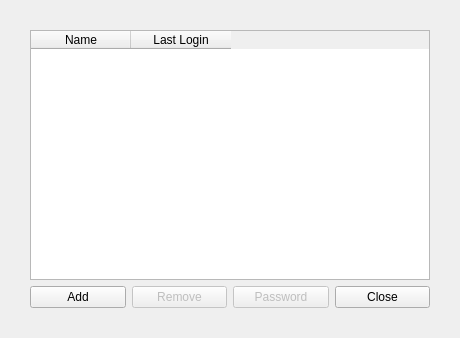
<?xml version="1.0" encoding="UTF-8"?>
<ui version="4.0">
 <class>QUserListDialog</class>
 <widget class="QWidget" name="QUserListDialog">
  <property name="geometry">
   <rect>
    <x>0</x>
    <y>0</y>
    <width>460</width>
    <height>338</height>
   </rect>
  </property>
  <property name="windowTitle">
   <string>Form</string>
  </property>
  <layout class="QVBoxLayout" name="verticalLayout_2">
   <property name="margin">
    <number>30</number>
   </property>
   <item>
    <widget class="QTableWidget" name="userTableWidget">
     <property name="minimumSize">
      <size>
       <width>400</width>
       <height>0</height>
      </size>
     </property>
     <column>
      <property name="text">
       <string>Name</string>
      </property>
     </column>
     <column>
      <property name="text">
       <string>Last Login</string>
      </property>
     </column>
    </widget>
   </item>
   <item>
    <layout class="QHBoxLayout" name="horizontalLayout">
     <item>
      <widget class="QPushButton" name="addPushButton">
       <property name="text">
        <string>Add</string>
       </property>
      </widget>
     </item>
     <item>
      <widget class="QPushButton" name="removePushButton">
       <property name="enabled">
        <bool>false</bool>
       </property>
       <property name="text">
        <string>Remove</string>
       </property>
       <property name="flat">
        <bool>false</bool>
       </property>
      </widget>
     </item>
     <item>
      <widget class="QPushButton" name="resetPasswordPushButton">
       <property name="enabled">
        <bool>false</bool>
       </property>
       <property name="text">
        <string>Password</string>
       </property>
      </widget>
     </item>
     <item>
      <widget class="QPushButton" name="closePushButton">
       <property name="text">
        <string>Close</string>
       </property>
      </widget>
     </item>
    </layout>
   </item>
  </layout>
 </widget>
 <resources/>
 <connections/>
</ui>
